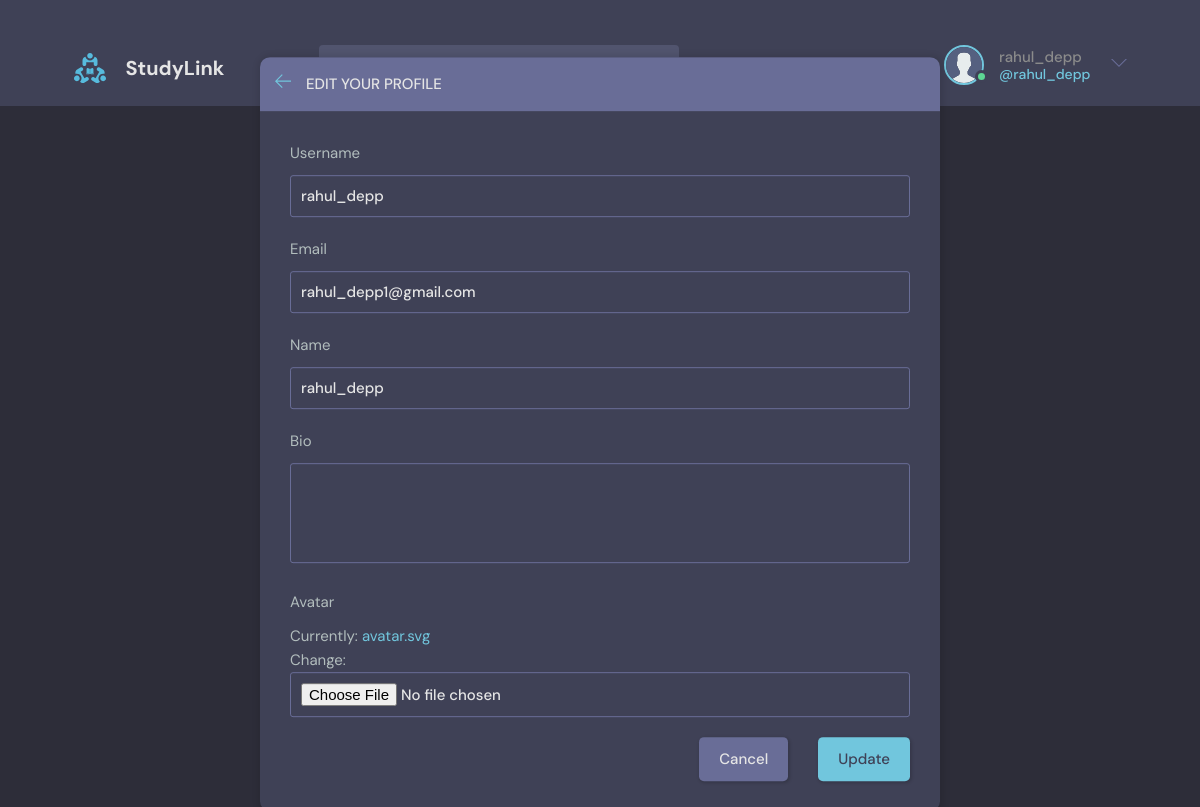
Before: /update-user (signed in) with the older database file.
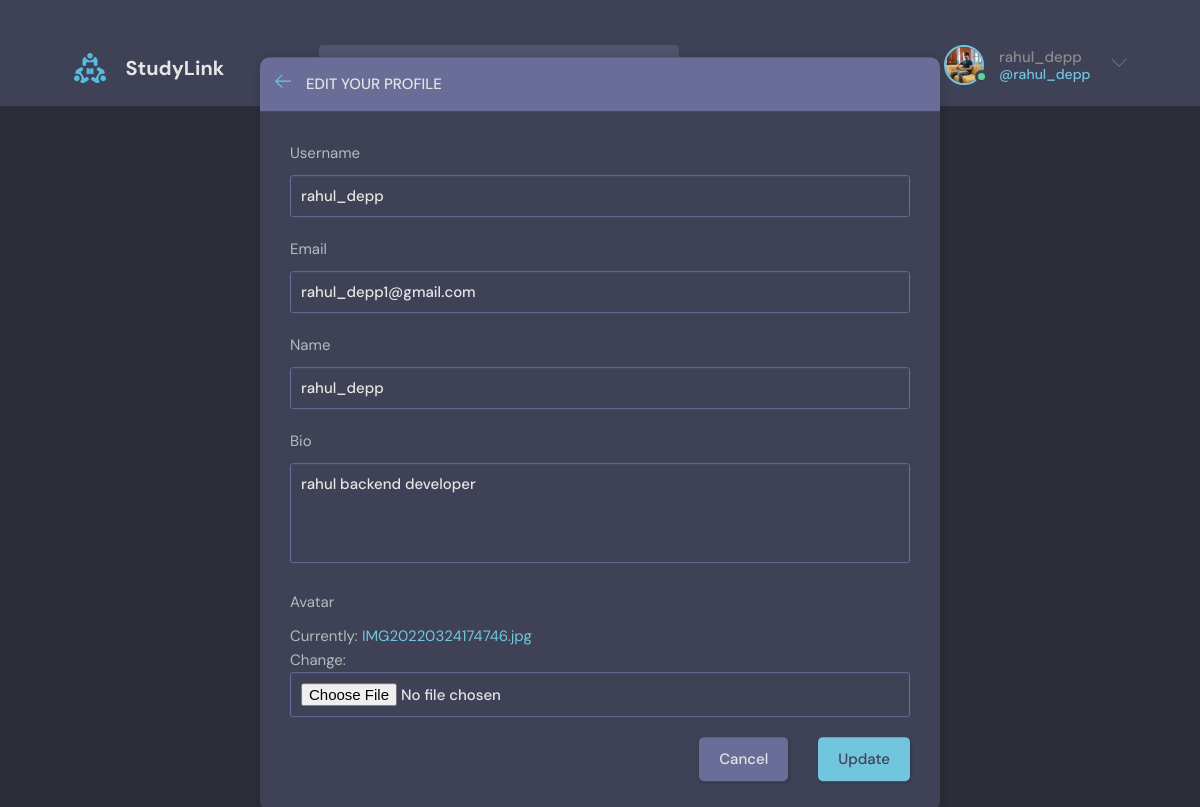
After: the same page with the newer database file.
### base/models.py (models this page shows)
class User(AbstractUser):
     name=models.CharField(max_length=200,null=True)
     email=models.EmailField(unique=True,null=True)
     bio=models.TextField(null=True)
     avatar=models.ImageField(null=True,default="avatar.svg")
     USERNAME_FIELD='email'
     REQUIRED_FIELDS=[]

### base/views.py (the view)
# urls.py: path('update-user',views.updateUser,name="update-user"),
@login_required(login_url='login')
def updateUser(request):
   user=request.user
   form = UserForm(instance=user)
   if request.method == 'POST':
      form = UserForm(request.POST,request.FILES,instance=user)
      if form.is_valid():
         form.save()
         redirect('user-profile',pk=user.id)
   return render(request,"base/update-user.html",{'form':form})

### base/forms.py
class UserForm(ModelForm):
    class Meta:
        model=User
        fields=['username','email','name','bio','avatar']

### base/templates/base/update-user.html (shortened to what this page needs)
{% extends 'main.html' %}
{% block content %}
    <main class="update-account layout">
        <div class="container">
            <div class="layout__box">
                <div class="layout__boxHeader">
                    <div class="layout__boxTitle">
                        <a href="{%url 'Home' %}">
                            <svg version="1.1" xmlns="http://www.w3.org/2000/svg" width="30" height="30"
                                viewBox="0 0 32 32">
                                <title>arrow-left</title>
                                <path
                                    d="M13.723 2.286l-13.723 13.714 13.719 13.714 1.616-1.611-10.96-10.96h27.625v-2.286h-27.625l10.965-10.965-1.616-1.607z">
                                </path>
                            </svg>
                        </a>
                        <h3>Edit your profile</h3>
                    </div>
                </div>
                <div class="layout__body">
                    <form class="form" action="" method="POST" enctype="multipart/form-data">
                      {%for field in form %}
                        <div class="form__group">
                            <label for="profile_pic">{{field.label}}</label>
                            {{field}}
                        </div>
                      {% endfor %}
                        <div class="form__action">
                            <a class="btn btn--dark" href="/">Cancel</a>
                            <button class="btn btn--main" type="submit" >Update</button>
                        </div>
                    </form>
                </div>
            </div>
        </div>
    </main>
{% endblock %}

### templates/navbar.html (shortened to what this page needs)
{% load static %}
<header class="header header--loggedIn">
  <div class="container">
    <a href="{% url 'Home' %}" class="header__logo">
      <img src="{% static 'images/logo.svg' %}" />
      <h1>StudyLink</h1>
    </a>
    <form class="header__search" method="GET" action="{% url 'Home' %}">
      <label>
      </label>
    </form>
    <nav class="header__menu">
      {% if request.user.is_authenticated %}
      <div class="header__user">
        <a href="{% url 'update-user' %}">
          <div class="avatar avatar--medium active">
            <img src="{{request.user.avatar.url}}" />
          </div>
          <p>
            {{request.user.username}} <span>@{{request.user.username}}</span>
          </p>
        </a>
        <button class="dropdown-button">
          <svg
            version="1.1"
            xmlns="http://www.w3.org/2000/svg"
            width="32"
            height="32"
            viewBox="0 0 32 32"
          >
            <title>chevron-down</title>
            <path d="M16 21l-13-13h-3l16 16 16-16h-3l-13 13z"></path>
          </svg>
        </button>
      </div>
      {% else %}
      <a href="{% url 'login' %}">
        <img src="{% static 'images/avatar.svg' %}" />
        <p>Login</p>
      </a>
      {% endif %}
    </nav>
  </div>
</header>

Changed rows visible on the page:
changed User "rahul_depp": user.avatar: picture added in place of a placeholder; bio (not shown) → "rahul backend developer"
Other visible differences:
text no longer shown: "Currently: avatar.svg Change:"
text now shown: "Currently: IMG20220324174746.jpg Change:"
